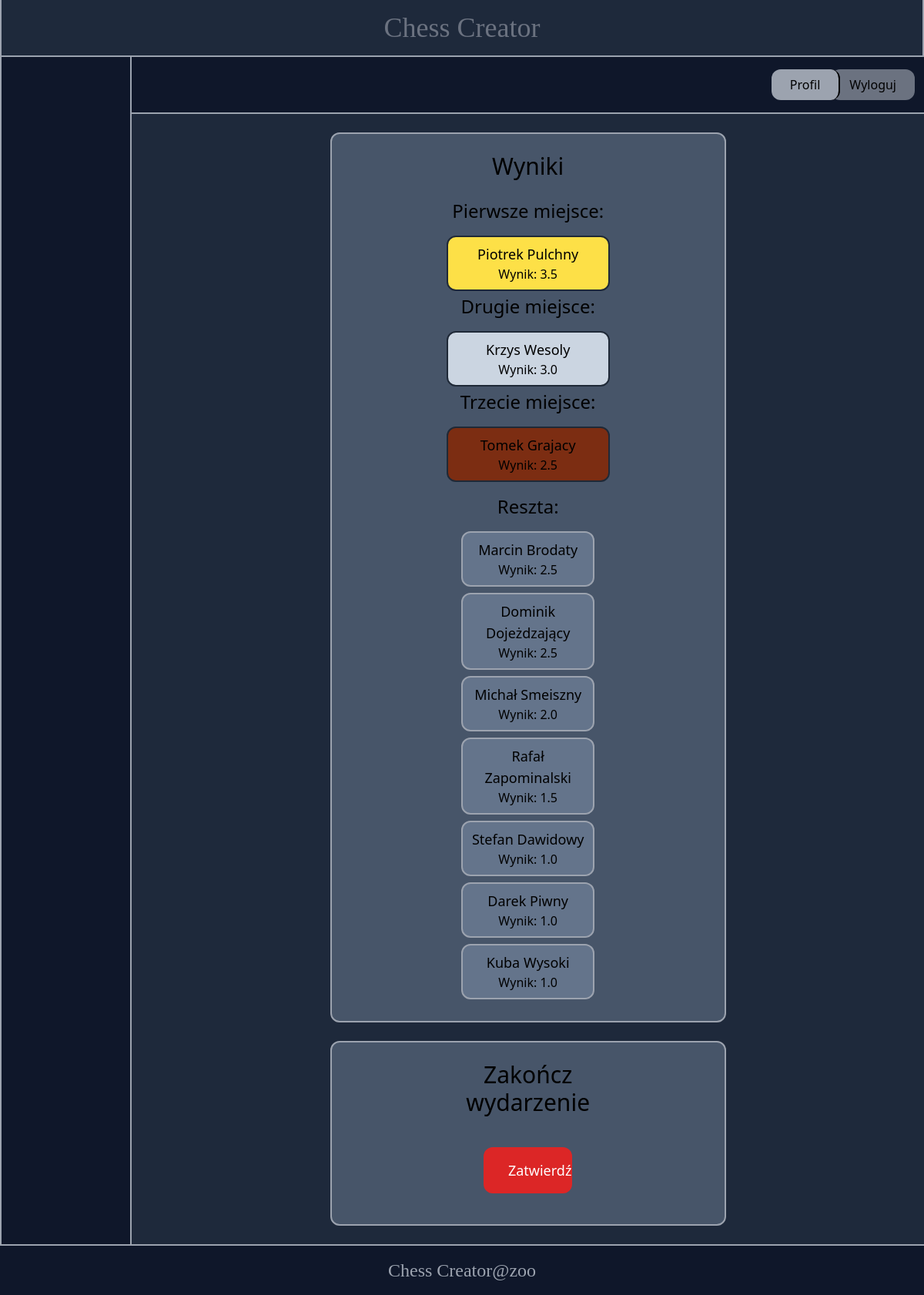
/chess/view_results/2/ (signed in), run on the app's committed database.
### chesstour/models.py (models this page shows, shortened)
class Chess_Player(models.Model):
    name = models.CharField(max_length=50)
    surname = models.CharField(max_length=50)
    username = models.CharField(max_length=50)
    rating = models.FloatField(default=0)
    birth_date = models.DateField(null=True, blank=True)
    tournament = models.ForeignKey(Chess_Tournament, on_delete=models.CASCADE)
    white_games = models.IntegerField(default=0)
    class Meta:
        ordering = ('name',)

### chesstour/views.py (the view)
# urls.py: path('view_results/<int:pk>/', views.view_results, name='view_results')
@login_required
def view_results(request, pk):
    tournament = Chess_Tournament.objects.get(pk=pk)
    if tournament.created_by != request.user:
        return redirect('core:manage')
    players = Chess_Player.objects.filter(tournament=tournament).order_by('-rating')
    if players.count() < 3:
        return redirect('chesstour:edit', pk=pk)
    first = players[0]
    second = players[1]
    third = players[2]
    players=players[3:]
    if request.method == 'POST':
        tournament.delete()
        return redirect('core:manage')
    return render(request, 'chesstour/view_results.html', {'tournament': tournament, 'players': players, 'first': first, 'second': second, 'third': third})

### chesstour/templates/chesstour/view_results.html (shortened to what this page needs)
{% extends 'core/base.html' %}
{% block content %}
<div class="w-1/2 my-6 mx-auto p-6 bg-slate-600 rounded-xl border-gray-400 border-2">
    <div class="justify-center flex flex-col mx-auto w-1/2">
        <h1 class="mb-6 text-3xl text-center ">Wyniki</h1>
            <h2 class="mb-3 text-2xl text-center">Pierwsze miejsce:</h2>
                <a href="{%url 'chesstour:manage_players' pk=tournament.id spk=first.id %}" class="w-11/12 my-1 p-2 mx-auto bg-yellow-300 rounded-xl border-gray-800 border-2 text-center">                <div class="text-lg">
                        {{first.name|capfirst}}
                        {{first.surname|capfirst}}
                    </div>
                    Wynik: {{first.rating}}
                </a>
            <h2 class="mb-3 text-2xl text-center">Drugie miejsce:</h2>
                <a href="{%url 'chesstour:manage_players' pk=tournament.id spk=second.id %}" class="w-11/12 my-1 p-2 mx-auto bg-slate-300 rounded-xl border-gray-800 border-2 text-center">                <div class="text-lg">
                        {{second.name|capfirst}}
                        {{second.surname|capfirst}}
                    </div>
                    Wynik: {{second.rating}}
                </a>
            <h2 class="mb-3 text-2xl text-center">Trzecie miejsce:</h2>
                <a href="{%url 'chesstour:manage_players' pk=tournament.id spk=third.id %}" class="w-11/12 my-1 p-2 mx-auto bg-orange-900 rounded-xl border-gray-800 border-2 text-center">                <div class="text-lg">
                        {{third.name|capfirst}}
                        {{third.surname|capfirst}}
                    </div>
                    Wynik: {{third.rating}}
                </a>
            <h2 class="my-3 text-2xl text-center">Reszta:</h2>
            {% for player in players %}
            <a href="{%url 'chesstour:manage_players' pk=tournament.id spk=player.id %}" class="w-3/4 my-1 p-2 mx-auto bg-slate-500 rounded-xl border-gray-400 border-2 text-center">
                <div>
                    <div class="text-lg">
                    {{player.name|capfirst}}
                    {{player.surname|capfirst}}
                    </div>
                    Wynik: {{player.rating}}
                </div>
            </a>
        {% endfor %}
    </div>
</div>
<div class="w-1/2 my-6 mx-auto p-6 bg-slate-600 rounded-xl border-gray-400 border-2">
    <div class="justify-center flex flex-col mx-auto w-1/2">
        <h1 class="mb-6 text-3xl text-center">Zakończ wydarzenie</h1>
        <form method="post" class="justify-center flex flex-col mx-auto w-1/2">
            <button type="submit" action="{% url 'chesstour:view_results' tournament.id%}"class="col-span-2 my-4 py-4 px-8 text-lg rounded-xl items-center bg-red-600 hover:bg-red-900 text-white text-center justify-center" onclick="return confirm('Jesteś pewien? Ta akcja jest nieodwracalna!!');">Zatwierdź</button>
        </form>
    </div>
</div>
{% endblock %}

### data on the page
Chess_Player: name "Piotrek", surname "Pulchny", rating "3.5"
Chess_Player: name "Krzys", surname "Wesoly", rating "3.0"
Chess_Player: name "Tomek", surname "Grajacy", rating "2.5"
Chess_Player: name "Marcin", surname "Brodaty", rating "2.5"
Chess_Player: name "Dominik", surname "Dojeżdzający", rating "2.5"
Chess_Player: name "Michał", surname "Smeiszny", rating "2.0"
Chess_Player: name "Rafał", surname "Zapominalski", rating "1.5"
Chess_Player: name "Stefan", surname "Dawidowy", rating "1.0"
Chess_Player: name "Darek", surname "Piwny", rating "1.0"
Chess_Player: name "Kuba", surname "Wysoki", rating "1.0"
